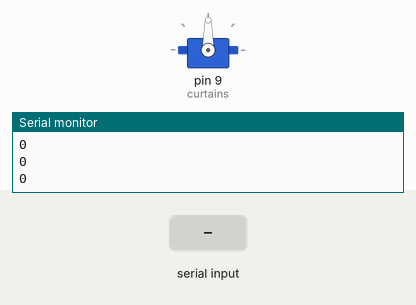
This sketch was run on a simulated Arduino Uno, built with avr-gcc and run on an emulated ATmega328P. Parts: servo, the last lines printed to the serial monitor. The test bench sets the inputs (shaded band).

Above: at 1.2 s.
1.3 s: "30,150\n" received over Serial
At 3.2 s:
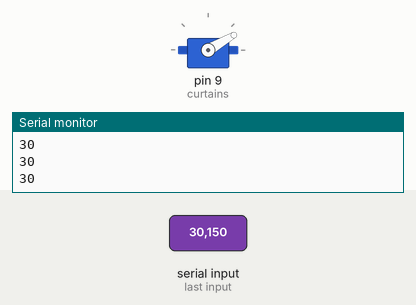
3.8 s: "5\n" received over Serial
At 6.0 s:
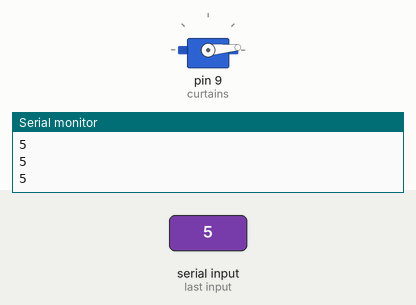
6.3 s: "200\n" received over Serial
At 8.1 s:
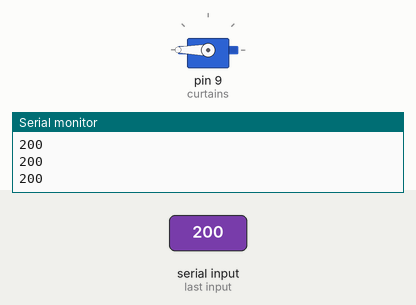
8.8 s: "90,45\n" received over Serial
At 10.1 s:
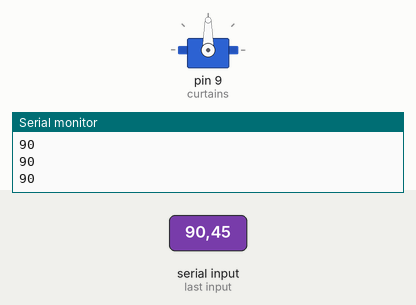
Timing chart, 0 to 11.8 s (numbered marks = the images above; inputs shaded):
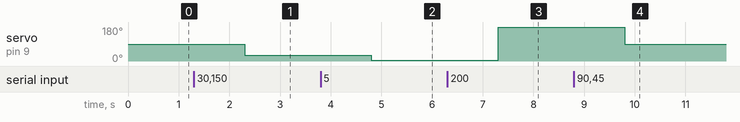

Measured:
- after the input at 1.3 s, servo on pin 9 (curtains): 90° → 30° after 1.0 s
- after the input at 3.8 s, servo on pin 9 (curtains): 30° → 5° after 1.0 s
- after the input at 6.3 s, servo on pin 9 (curtains): 5° → 180° after 1.0 s
- after the input at 8.8 s, servo on pin 9 (curtains): 180° → 90° after 1.0 s

The sketch:

Curtains.ino
```cpp
#include <Servo.h>
Servo curtains;
int curtainsInteger;
unsigned long lastCheck;


void setup() {
  // put your setup code here, to run once:
  Serial.begin(9600);
  curtains.attach(9);
}

void loop() {
  // put your main code here, to run repeatedly:
  if (Serial.available()) {
    unsigned long startTime = millis();
    int previousCurtainsPosition = curtainsInteger;
    String servoCommand = Serial.readStringUntil('\r');
    int startIndex = servoCommand.indexOf("&") + 1;
    int endIndex = servoCommand.indexOf(servoCommand.length());
    String curtainsPos = servoCommand.substring(startIndex, endIndex);
    curtainsInteger = curtainsPos.toInt();
    curtains.write(curtainsInteger);
  }
  //curtains.write(90);
  Serial.println(curtainsInteger);
}
```
